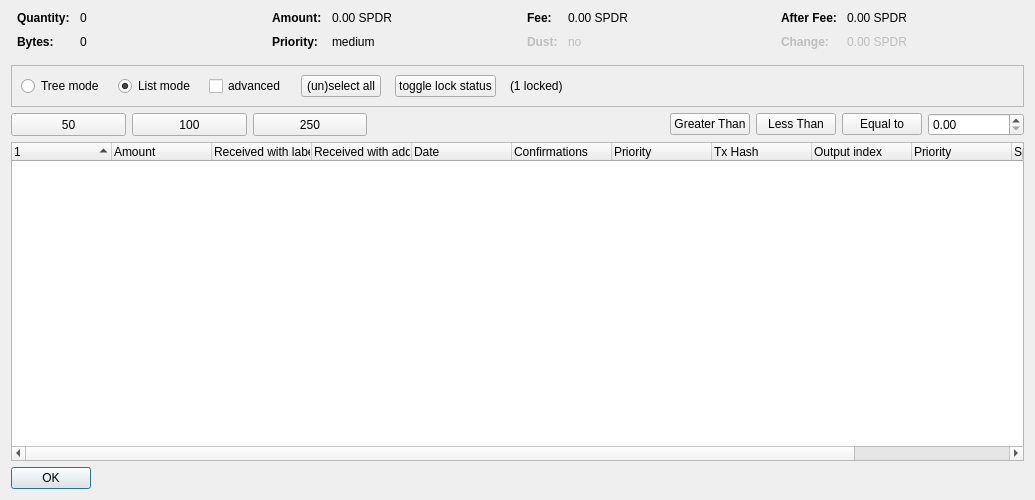
<?xml version="1.0" encoding="UTF-8"?>
<ui version="4.0">
 <class>CoinControlDialog</class>
 <widget class="QDialog" name="CoinControlDialog">
  <property name="geometry">
   <rect>
    <x>0</x>
    <y>0</y>
    <width>1035</width>
    <height>500</height>
   </rect>
  </property>
  <property name="windowTitle">
   <string>Coin Selection</string>
  </property>
  <layout class="QVBoxLayout" name="verticalLayout">
   <item>
    <layout class="QHBoxLayout" name="horizontalLayoutTop" stretch="0,0,0,0">
     <property name="topMargin">
      <number>0</number>
     </property>
     <property name="bottomMargin">
      <number>10</number>
     </property>
     <item>
      <layout class="QFormLayout" name="formLayoutCoinControl1">
       <property name="horizontalSpacing">
        <number>10</number>
       </property>
       <property name="verticalSpacing">
        <number>10</number>
       </property>
       <property name="leftMargin">
        <number>6</number>
       </property>
       <property name="rightMargin">
        <number>6</number>
       </property>
       <item row="0" column="0">
        <widget class="QLabel" name="labelCoinControlQuantityText">
         <property name="font">
          <font>
           <weight>75</weight>
           <bold>true</bold>
          </font>
         </property>
         <property name="text">
          <string>Quantity:</string>
         </property>
        </widget>
       </item>
       <item row="0" column="1">
        <widget class="QLabel" name="labelCoinControlQuantity">
         <property name="cursor">
          <cursorShape>IBeamCursor</cursorShape>
         </property>
         <property name="contextMenuPolicy">
          <enum>Qt::ActionsContextMenu</enum>
         </property>
         <property name="text">
          <string notr="true">0</string>
         </property>
         <property name="textInteractionFlags">
          <set>Qt::LinksAccessibleByMouse|Qt::TextSelectableByKeyboard|Qt::TextSelectableByMouse</set>
         </property>
        </widget>
       </item>
       <item row="1" column="0">
        <widget class="QLabel" name="labelCoinControlBytesText">
         <property name="font">
          <font>
           <weight>75</weight>
           <bold>true</bold>
          </font>
         </property>
         <property name="text">
          <string>Bytes:</string>
         </property>
        </widget>
       </item>
       <item row="1" column="1">
        <widget class="QLabel" name="labelCoinControlBytes">
         <property name="cursor">
          <cursorShape>IBeamCursor</cursorShape>
         </property>
         <property name="contextMenuPolicy">
          <enum>Qt::ActionsContextMenu</enum>
         </property>
         <property name="text">
          <string notr="true">0</string>
         </property>
         <property name="textInteractionFlags">
          <set>Qt::LinksAccessibleByMouse|Qt::TextSelectableByKeyboard|Qt::TextSelectableByMouse</set>
         </property>
        </widget>
       </item>
      </layout>
     </item>
     <item>
      <layout class="QFormLayout" name="formLayoutCoinControl2">
       <property name="horizontalSpacing">
        <number>10</number>
       </property>
       <property name="verticalSpacing">
        <number>10</number>
       </property>
       <property name="leftMargin">
        <number>6</number>
       </property>
       <property name="rightMargin">
        <number>6</number>
       </property>
       <item row="0" column="0">
        <widget class="QLabel" name="labelCoinControlAmountText">
         <property name="font">
          <font>
           <weight>75</weight>
           <bold>true</bold>
          </font>
         </property>
         <property name="text">
          <string>Amount:</string>
         </property>
        </widget>
       </item>
       <item row="0" column="1">
        <widget class="QLabel" name="labelCoinControlAmount">
         <property name="cursor">
          <cursorShape>IBeamCursor</cursorShape>
         </property>
         <property name="contextMenuPolicy">
          <enum>Qt::ActionsContextMenu</enum>
         </property>
         <property name="text">
          <string notr="true">0.00 SPDR</string>
         </property>
         <property name="textInteractionFlags">
          <set>Qt::LinksAccessibleByMouse|Qt::TextSelectableByKeyboard|Qt::TextSelectableByMouse</set>
         </property>
        </widget>
       </item>
       <item row="1" column="0">
        <widget class="QLabel" name="labelCoinControlPriorityText">
         <property name="font">
          <font>
           <weight>75</weight>
           <bold>true</bold>
          </font>
         </property>
         <property name="text">
          <string>Priority:</string>
         </property>
        </widget>
       </item>
       <item row="1" column="1">
        <widget class="QLabel" name="labelCoinControlPriority">
         <property name="cursor">
          <cursorShape>IBeamCursor</cursorShape>
         </property>
         <property name="contextMenuPolicy">
          <enum>Qt::ActionsContextMenu</enum>
         </property>
         <property name="text">
          <string>medium</string>
         </property>
         <property name="textInteractionFlags">
          <set>Qt::LinksAccessibleByMouse|Qt::TextSelectableByKeyboard|Qt::TextSelectableByMouse</set>
         </property>
        </widget>
       </item>
      </layout>
     </item>
     <item>
      <layout class="QFormLayout" name="formLayoutCoinControl3">
       <property name="horizontalSpacing">
        <number>10</number>
       </property>
       <property name="verticalSpacing">
        <number>10</number>
       </property>
       <property name="leftMargin">
        <number>6</number>
       </property>
       <property name="rightMargin">
        <number>6</number>
       </property>
       <item row="0" column="0">
        <widget class="QLabel" name="labelCoinControlFeeText">
         <property name="font">
          <font>
           <weight>75</weight>
           <bold>true</bold>
          </font>
         </property>
         <property name="text">
          <string>Fee:</string>
         </property>
        </widget>
       </item>
       <item row="0" column="1">
        <widget class="QLabel" name="labelCoinControlFee">
         <property name="cursor">
          <cursorShape>IBeamCursor</cursorShape>
         </property>
         <property name="contextMenuPolicy">
          <enum>Qt::ActionsContextMenu</enum>
         </property>
         <property name="text">
          <string notr="true">0.00 SPDR</string>
         </property>
         <property name="textInteractionFlags">
          <set>Qt::LinksAccessibleByMouse|Qt::TextSelectableByKeyboard|Qt::TextSelectableByMouse</set>
         </property>
        </widget>
       </item>
       <item row="1" column="0">
        <widget class="QLabel" name="labelCoinControlLowOutputText">
         <property name="enabled">
          <bool>false</bool>
         </property>
         <property name="font">
          <font>
           <weight>75</weight>
           <bold>true</bold>
          </font>
         </property>
         <property name="text">
          <string>Dust:</string>
         </property>
        </widget>
       </item>
       <item row="1" column="1">
        <widget class="QLabel" name="labelCoinControlLowOutput">
         <property name="enabled">
          <bool>false</bool>
         </property>
         <property name="cursor">
          <cursorShape>IBeamCursor</cursorShape>
         </property>
         <property name="contextMenuPolicy">
          <enum>Qt::ActionsContextMenu</enum>
         </property>
         <property name="text">
          <string>no</string>
         </property>
         <property name="textInteractionFlags">
          <set>Qt::LinksAccessibleByMouse|Qt::TextSelectableByKeyboard|Qt::TextSelectableByMouse</set>
         </property>
        </widget>
       </item>
      </layout>
     </item>
     <item>
      <layout class="QFormLayout" name="formLayoutCoinControl4">
       <property name="horizontalSpacing">
        <number>10</number>
       </property>
       <property name="verticalSpacing">
        <number>10</number>
       </property>
       <property name="leftMargin">
        <number>6</number>
       </property>
       <property name="rightMargin">
        <number>6</number>
       </property>
       <item row="0" column="0">
        <widget class="QLabel" name="labelCoinControlAfterFeeText">
         <property name="font">
          <font>
           <weight>75</weight>
           <bold>true</bold>
          </font>
         </property>
         <property name="text">
          <string>After Fee:</string>
         </property>
        </widget>
       </item>
       <item row="0" column="1">
        <widget class="QLabel" name="labelCoinControlAfterFee">
         <property name="cursor">
          <cursorShape>IBeamCursor</cursorShape>
         </property>
         <property name="contextMenuPolicy">
          <enum>Qt::ActionsContextMenu</enum>
         </property>
         <property name="text">
          <string notr="true">0.00 SPDR</string>
         </property>
         <property name="textInteractionFlags">
          <set>Qt::LinksAccessibleByMouse|Qt::TextSelectableByKeyboard|Qt::TextSelectableByMouse</set>
         </property>
        </widget>
       </item>
       <item row="1" column="0">
        <widget class="QLabel" name="labelCoinControlChangeText">
         <property name="enabled">
          <bool>false</bool>
         </property>
         <property name="font">
          <font>
           <weight>75</weight>
           <bold>true</bold>
          </font>
         </property>
         <property name="text">
          <string>Change:</string>
         </property>
        </widget>
       </item>
       <item row="1" column="1">
        <widget class="QLabel" name="labelCoinControlChange">
         <property name="enabled">
          <bool>false</bool>
         </property>
         <property name="cursor">
          <cursorShape>IBeamCursor</cursorShape>
         </property>
         <property name="contextMenuPolicy">
          <enum>Qt::ActionsContextMenu</enum>
         </property>
         <property name="text">
          <string notr="true">0.00 SPDR</string>
         </property>
         <property name="textInteractionFlags">
          <set>Qt::LinksAccessibleByMouse|Qt::TextSelectableByKeyboard|Qt::TextSelectableByMouse</set>
         </property>
        </widget>
       </item>
      </layout>
     </item>
    </layout>
   </item>
   <item>
    <widget class="QFrame" name="frame">
     <property name="minimumSize">
      <size>
       <width>0</width>
       <height>40</height>
      </size>
     </property>
     <property name="frameShape">
      <enum>QFrame::StyledPanel</enum>
     </property>
     <property name="frameShadow">
      <enum>QFrame::Sunken</enum>
     </property>
     <layout class="QHBoxLayout" name="horizontalLayout">
      <item>
       <layout class="QHBoxLayout" name="horizontalLayoutPanel" stretch="0,0,0,0,0,0,0">
        <property name="spacing">
         <number>14</number>
        </property>
        <item>
         <widget class="QRadioButton" name="radioTreeMode">
          <property name="sizePolicy">
           <sizepolicy hsizetype="Maximum" vsizetype="Fixed">
            <horstretch>0</horstretch>
            <verstretch>0</verstretch>
           </sizepolicy>
          </property>
          <property name="text">
           <string>Tree mode</string>
          </property>
         </widget>
        </item>
        <item>
         <widget class="QRadioButton" name="radioListMode">
          <property name="sizePolicy">
           <sizepolicy hsizetype="Maximum" vsizetype="Fixed">
            <horstretch>0</horstretch>
            <verstretch>0</verstretch>
           </sizepolicy>
          </property>
          <property name="text">
           <string>List mode</string>
          </property>
          <property name="checked">
           <bool>true</bool>
          </property>
         </widget>
        </item>
        <item>
         <widget class="QCheckBox" name="advanced">
          <property name="minimumSize">
           <size>
            <width>70</width>
            <height>17</height>
           </size>
          </property>
          <property name="text">
           <string>advanced</string>
          </property>
         </widget>
        </item>
        <item>
         <widget class="QPushButton" name="pushButtonSelectAll">
          <property name="sizePolicy">
           <sizepolicy hsizetype="Maximum" vsizetype="Fixed">
            <horstretch>0</horstretch>
            <verstretch>0</verstretch>
           </sizepolicy>
          </property>
          <property name="text">
           <string>(un)select all</string>
          </property>
          <property name="autoDefault">
           <bool>false</bool>
          </property>
         </widget>
        </item>
        <item>
         <widget class="QPushButton" name="pushButtonToggleLock">
          <property name="sizePolicy">
           <sizepolicy hsizetype="Maximum" vsizetype="Fixed">
            <horstretch>0</horstretch>
            <verstretch>0</verstretch>
           </sizepolicy>
          </property>
          <property name="text">
           <string>toggle lock status</string>
          </property>
          <property name="autoDefault">
           <bool>false</bool>
          </property>
         </widget>
        </item>
        <item>
         <widget class="QLabel" name="labelLocked">
          <property name="text">
           <string>(1 locked)</string>
          </property>
         </widget>
        </item>
        <item>
         <spacer name="horizontalSpacer">
          <property name="orientation">
           <enum>Qt::Horizontal</enum>
          </property>
          <property name="sizeHint" stdset="0">
           <size>
            <width>40</width>
            <height>20</height>
           </size>
          </property>
         </spacer>
        </item>
       </layout>
      </item>
     </layout>
    </widget>
   </item>
   <item>
    <layout class="QHBoxLayout" name="horizontalLayout_3">
     <item>
      <widget class="QPushButton" name="select_50">
       <property name="minimumSize">
        <size>
         <width>115</width>
         <height>23</height>
        </size>
       </property>
       <property name="text">
        <string>50</string>
       </property>
      </widget>
     </item>
     <item>
      <widget class="QPushButton" name="select_100">
       <property name="minimumSize">
        <size>
         <width>115</width>
         <height>23</height>
        </size>
       </property>
       <property name="text">
        <string>100</string>
       </property>
      </widget>
     </item>
     <item>
      <widget class="QPushButton" name="select_250">
       <property name="minimumSize">
        <size>
         <width>114</width>
         <height>23</height>
        </size>
       </property>
       <property name="text">
        <string>250</string>
       </property>
      </widget>
     </item>
     <item>
      <spacer name="horizontalSpacer_2">
       <property name="orientation">
        <enum>Qt::Horizontal</enum>
       </property>
       <property name="sizeHint" stdset="0">
        <size>
         <width>40</width>
         <height>20</height>
        </size>
       </property>
      </spacer>
     </item>
     <item>
      <widget class="QPushButton" name="GreaterThan">
       <property name="text">
        <string>Greater Than</string>
       </property>
      </widget>
     </item>
     <item>
      <widget class="QPushButton" name="LessThan">
       <property name="text">
        <string>Less Than</string>
       </property>
      </widget>
     </item>
     <item>
      <widget class="QPushButton" name="EqualTo">
       <property name="text">
        <string>Equal to</string>
       </property>
      </widget>
     </item>
     <item>
      <widget class="QDoubleSpinBox" name="num_box">
       <property name="minimumSize">
        <size>
         <width>96</width>
         <height>20</height>
        </size>
       </property>
      </widget>
     </item>
    </layout>
   </item>
   <item>
    <layout class="QVBoxLayout" name="verticalLayout_2"/>
   </item>
   <item>
    <layout class="QHBoxLayout" name="horizontalLayout_2"/>
   </item>
   <item>
    <widget class="CoinControlTreeWidget" name="treeWidget">
     <property name="contextMenuPolicy">
      <enum>Qt::CustomContextMenu</enum>
     </property>
     <property name="sortingEnabled">
      <bool>false</bool>
     </property>
     <property name="columnCount">
      <number>12</number>
     </property>
     <attribute name="headerShowSortIndicator" stdset="0">
      <bool>true</bool>
     </attribute>
     <attribute name="headerStretchLastSection">
      <bool>false</bool>
     </attribute>
     <column>
      <property name="text">
       <string/>
      </property>
     </column>
     <column>
      <property name="text">
       <string>Amount</string>
      </property>
     </column>
     <column>
      <property name="text">
       <string>Received with label</string>
      </property>
     </column>
     <column>
      <property name="text">
       <string>Received with address</string>
      </property>
     </column>
     <column>
      <property name="text">
       <string>Date</string>
      </property>
     </column>
     <column>
      <property name="text">
       <string>Confirmations</string>
      </property>
      <property name="toolTip">
       <string>Confirmed</string>
      </property>
     </column>
     <column>
      <property name="text">
       <string>Priority</string>
      </property>
     </column>
     <column>
      <property name="text">
       <string>Tx Hash</string>
      </property>
     </column>
     <column>
      <property name="text">
       <string>Output index</string>
      </property>
     </column>
     <column>
      <property name="text">
       <string>Priority</string>
      </property>
     </column>
     <column>
      <property name="text">
       <string>Spidersend Rounds</string>
      </property>
     </column>
     <column>
      <property name="text">
       <string>Date</string>
      </property>
     </column>
    </widget>
   </item>
   <item>
    <widget class="QDialogButtonBox" name="buttonBox">
     <property name="sizePolicy">
      <sizepolicy hsizetype="Maximum" vsizetype="Fixed">
       <horstretch>0</horstretch>
       <verstretch>0</verstretch>
      </sizepolicy>
     </property>
     <property name="orientation">
      <enum>Qt::Horizontal</enum>
     </property>
     <property name="standardButtons">
      <set>QDialogButtonBox::Ok</set>
     </property>
    </widget>
   </item>
  </layout>
 </widget>
 <customwidgets>
  <customwidget>
   <class>CoinControlTreeWidget</class>
   <extends>QTreeWidget</extends>
   <header>coincontroltreewidget.h</header>
  </customwidget>
 </customwidgets>
 <resources/>
 <connections/>
</ui>
